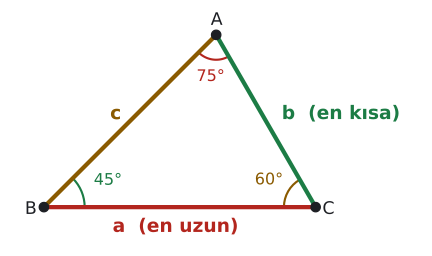

Write Python code to recreate this figure.
import sys; sys.path.insert(0, "tools")
from cizim import *

# Ders, kural 1: m(A)=75, m(B)=45, m(C)=60. Karşı kenarlar sinüsle orantılı: a > c > b.
def yon(d): return np.array([np.cos(np.radians(d)), np.sin(np.radians(d))])
B = np.array([0.0, 0.0]); C = np.array([6.0, 0.0])
b_ = 6.0 * np.sin(np.radians(45)) / np.sin(np.radians(75))   # |AC|
A = C + b_ * yon(180 - 60)
for ad, P, Q, R in (("A", A, B, C), ("B", B, A, C), ("C", C, A, B)):
    u, v = Q - P, R - P
    print(ad, round(np.degrees(np.arccos(u @ v / np.linalg.norm(u) / np.linalg.norm(v))), 3))
print("a b c", np.linalg.norm(C - B), np.linalg.norm(C - A), np.linalg.norm(B - A))

fig, ax = sekil(5.6, 4.2)
ax.set_aspect("equal"); ax.axis("off")
G = (A + B + C) / 3
def kenar(P, Q, renk, ad, ofs=0.38):
    ax.plot(*zip(P, Q), color=renk, lw=3.2, solid_capstyle="round")
    m = (P + Q) / 2; n = m - G; n = n / np.linalg.norm(n)
    ax.text(*(m + ofs * n), ad, color=renk, ha="center", va="center", fontsize=14, fontweight="bold")
kenar(B, C, KIRMIZI, "a  (en uzun)", 0.45)
kenar(A, B, SARI, "c", 0.35)
kenar(A, C, YESIL, "b  (en kısa)", 0.0)
# b etiketini kenarın dışına, sağa yaz
m = (A + C) / 2
ax.texts[-1].remove()
ax.text(m[0] + 0.35, m[1] + 0.15, "b  (en kısa)", color=YESIL, ha="left", va="center", fontsize=14, fontweight="bold")
nokta(ax, *A, "A", dx=-0.12, dy=0.22); nokta(ax, *B, "B", dx=-0.42, dy=-0.15); nokta(ax, *C, "C", dx=0.15, dy=-0.15)
aci(ax, A, B, C, r=0.55, ad="75°", renk=KIRMIZI)
aci(ax, B, A, C, r=0.9, ad="45°", renk=YESIL)
aci(ax, C, A, B, r=0.7, ad="60°", renk=SARI)
ax.set_xlim(-0.8, 8.4); ax.set_ylim(-0.9, A[1] + 0.6)
kaydet(fig, __file__)
